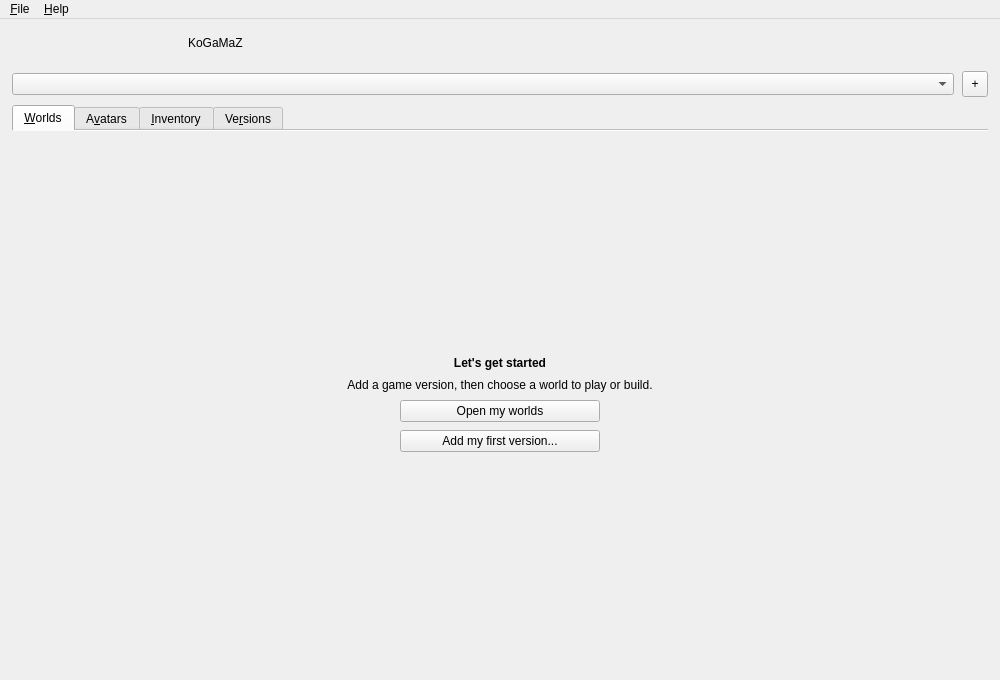
<?xml version='1.0' encoding='utf-8'?>
<ui version="4.0">
 <class>MainWindow</class>
 <widget class="QMainWindow" name="MainWindow">
  <property name="geometry">
   <rect>
    <x>0</x>
    <y>0</y>
    <width>1000</width>
    <height>680</height>
   </rect>
  </property>
  <property name="minimumSize">
   <size>
    <width>760</width>
    <height>520</height>
   </size>
  </property>
  <property name="windowTitle">
   <string>KoGaMaZ</string>
  </property>
  <widget class="QWidget" name="centralwidget">
   <layout class="QVBoxLayout" name="verticalLayout">
    <property name="leftMargin">
     <number>12</number>
    </property>
    <property name="topMargin">
     <number>4</number>
    </property>
    <property name="rightMargin">
     <number>12</number>
    </property>
    <property name="bottomMargin">
     <number>12</number>
    </property>
    <property name="spacing">
     <number>8</number>
    </property>
    <item>
     <widget class="QWidget" name="brandBar">
      <layout class="QHBoxLayout" name="brandLayout">
       <property name="leftMargin">
        <number>0</number>
       </property>
       <property name="topMargin">
        <number>0</number>
       </property>
       <property name="rightMargin">
        <number>0</number>
       </property>
       <property name="bottomMargin">
        <number>0</number>
       </property>
       <property name="spacing">
        <number>8</number>
       </property>
       <item>
        <widget class="QLabel" name="logoLabel">
          <property name="minimumSize">
           <size>
            <width>168</width>
            <height>40</height>
           </size>
          </property>
          <property name="maximumSize">
           <size>
            <width>168</width>
            <height>40</height>
           </size>
          </property>
          <property name="text">
           <string/>
          </property>
          <property name="alignment">
           <set>Qt::AlignLeading|Qt::AlignLeft|Qt::AlignVCenter</set>
          </property>
          <property name="scaledContents">
           <bool>false</bool>
          </property>
        </widget>
       </item>
       <item>
        <widget class="QLabel" name="titleLabel">
         <property name="text">
          <string>KoGaMaZ</string>
         </property>
         <property name="visible">
          <bool>false</bool>
         </property>
        </widget>
       </item>
      </layout>
     </widget>
    </item>
    <item>
     <widget class="QWidget" name="headerBar">
      <layout class="QHBoxLayout" name="headerLayout">
       <property name="leftMargin">
        <number>0</number>
       </property>
       <property name="topMargin">
        <number>0</number>
       </property>
       <property name="rightMargin">
        <number>0</number>
       </property>
       <property name="bottomMargin">
        <number>0</number>
       </property>
       <property name="spacing">
        <number>8</number>
       </property>
       <item>
        <widget class="QComboBox" name="versionCombo">
         <property name="minimumSize">
          <size>
           <width>240</width>
           <height>0</height>
          </size>
         </property>
         <property name="accessibleName">
          <string>Game version</string>
         </property>
         <property name="sizeAdjustPolicy">
          <enum>QComboBox::AdjustToContents</enum>
         </property>
        </widget>
       </item>
       <item>
        <widget class="QToolButton" name="addVersionButton">
         <property name="minimumSize">
          <size>
           <width>26</width>
           <height>26</height>
          </size>
         </property>
         <property name="toolTip">
          <string>Add version</string>
         </property>
         <property name="text">
          <string>+</string>
         </property>
        </widget>
       </item>
     </layout>
     </widget>
    </item>
    <item>
     <widget class="QTabWidget" name="mainTabs">
      <property name="documentMode">
       <bool>true</bool>
      </property>
      <widget class="QWidget" name="playTab">
       <attribute name="title">
        <string>&amp;Worlds</string>
       </attribute>
       <layout class="QVBoxLayout" name="playLayout">
        <property name="leftMargin">
         <number>0</number>
        </property>
        <property name="topMargin">
         <number>8</number>
        </property>
        <property name="rightMargin">
         <number>0</number>
        </property>
        <property name="bottomMargin">
         <number>0</number>
        </property>
        <item>
         <widget class="QStackedWidget" name="playStack">
          <widget class="QWidget" name="welcomePage">
           <layout class="QVBoxLayout" name="welcomeLayout">
            <property name="spacing">
             <number>8</number>
            </property>
            <item>
             <spacer name="welcomeTopSpacer">
              <property name="orientation">
               <enum>Qt::Vertical</enum>
              </property>
              <property name="sizeHint">
               <size>
                <width>20</width>
                <height>40</height>
               </size>
              </property>
             </spacer>
            </item>
            <item>
             <widget class="QLabel" name="welcomeTitle">
              <property name="text">
               <string>Let's get started</string>
              </property>
              <property name="wordWrap">
               <bool>true</bool>
              </property>
              <property name="textFormat">
               <enum>Qt::PlainText</enum>
              </property>
              <property name="font">
               <font>
                                <bold>true</bold>
               </font>
              </property>
              <property name="alignment">
               <set>Qt::AlignCenter</set>
              </property>
             </widget>
            </item>
            <item>
             <widget class="QLabel" name="welcomeDescription">
              <property name="text">
               <string>Add a game version, then choose a world to play or build.</string>
              </property>
              <property name="wordWrap">
               <bool>true</bool>
              </property>
              <property name="textFormat">
               <enum>Qt::PlainText</enum>
              </property>
              <property name="alignment">
               <set>Qt::AlignCenter</set>
              </property>
             </widget>
            </item>
            <item alignment="Qt::AlignHCenter">
             <widget class="QPushButton" name="openWorldsButton">
              <property name="primary" stdset="0">
               <bool>true</bool>
              </property>
              <property name="minimumSize">
               <size>
                <width>200</width>
                <height>0</height>
               </size>
              </property>
              <property name="text">
               <string>Open my worlds</string>
              </property>
             </widget>
            </item>
            <item alignment="Qt::AlignHCenter">
             <widget class="QPushButton" name="firstVersionButton">
              <property name="primary" stdset="0">
               <bool>true</bool>
              </property>
              <property name="minimumSize">
               <size>
                <width>200</width>
                <height>0</height>
               </size>
              </property>
              <property name="text">
               <string>Add my first version...</string>
              </property>
             </widget>
            </item>
            <item>
             <spacer name="welcomeBottomSpacer">
              <property name="orientation">
               <enum>Qt::Vertical</enum>
              </property>
              <property name="sizeHint">
               <size>
                <width>20</width>
                <height>40</height>
               </size>
              </property>
             </spacer>
            </item>
           </layout>
          </widget>
          <widget class="QWidget" name="worldsPage">
           <layout class="QVBoxLayout" name="worldsLayout">
            <property name="leftMargin">
             <number>0</number>
            </property>
            <property name="topMargin">
             <number>0</number>
            </property>
            <property name="rightMargin">
             <number>0</number>
            </property>
            <property name="bottomMargin">
             <number>0</number>
            </property>
           </layout>
          </widget>
         </widget>
        </item>
       </layout>
      </widget>
      <widget class="QWidget" name="avatarsTab">
       <attribute name="title">
        <string>A&amp;vatars</string>
       </attribute>
       <layout class="QVBoxLayout" name="avatarsLayout">
        <property name="leftMargin">
         <number>0</number>
        </property>
        <property name="topMargin">
         <number>8</number>
        </property>
        <property name="rightMargin">
         <number>0</number>
        </property>
        <property name="bottomMargin">
         <number>0</number>
        </property>
       </layout>
      </widget>
      <widget class="QWidget" name="inventoryTab">
       <attribute name="title">
        <string>&amp;Inventory</string>
       </attribute>
       <layout class="QVBoxLayout" name="inventoryLayout">
        <property name="leftMargin">
         <number>0</number>
        </property>
        <property name="topMargin">
         <number>8</number>
        </property>
        <property name="rightMargin">
         <number>0</number>
        </property>
        <property name="bottomMargin">
         <number>0</number>
        </property>
       </layout>
      </widget>
      <widget class="QWidget" name="versionsTab">
       <attribute name="title">
        <string>Ve&amp;rsions</string>
       </attribute>
       <layout class="QVBoxLayout" name="versionsLayout">
        <property name="leftMargin">
         <number>0</number>
        </property>
        <property name="topMargin">
         <number>8</number>
        </property>
        <property name="rightMargin">
         <number>0</number>
        </property>
        <property name="bottomMargin">
         <number>0</number>
        </property>
        <property name="spacing">
         <number>8</number>
        </property>
        <item>
         <widget class="QLineEdit" name="versionSearchLineEdit">
          <property name="placeholderText">
           <string>Search your versions...</string>
          </property>
          <property name="accessibleName">
           <string>Search your versions</string>
          </property>
          <property name="clearButtonEnabled">
           <bool>true</bool>
          </property>
         </widget>
        </item>
        <item>
         <widget class="QLabel" name="versionStatusLabel">
          <property name="wordWrap">
           <bool>true</bool>
          </property>
          <property name="textFormat">
           <enum>Qt::PlainText</enum>
          </property>
         </widget>
        </item>
        <item>
         <widget class="QWidget" name="noVersionsPage">
          <layout class="QVBoxLayout" name="noVersionsLayout">
           <property name="spacing">
            <number>8</number>
           </property>
           <item>
            <spacer name="noVersionsTopSpacer">
             <property name="orientation">
              <enum>Qt::Vertical</enum>
             </property>
             <property name="sizeHint">
              <size>
               <width>20</width>
               <height>40</height>
              </size>
             </property>
            </spacer>
           </item>
           <item>
            <widget class="QLabel" name="noVersionsTitle">
             <property name="text">
              <string>No versions yet</string>
             </property>
             <property name="wordWrap">
              <bool>true</bool>
             </property>
             <property name="textFormat">
              <enum>Qt::PlainText</enum>
             </property>
             <property name="font">
              <font>
                              <bold>true</bold>
              </font>
             </property>
             <property name="alignment">
              <set>Qt::AlignCenter</set>
             </property>
            </widget>
           </item>
           <item>
            <widget class="QLabel" name="noVersionsDescription">
             <property name="text">
              <string>Add a game version to download it and start playing.</string>
             </property>
             <property name="wordWrap">
              <bool>true</bool>
             </property>
             <property name="textFormat">
              <enum>Qt::PlainText</enum>
             </property>
             <property name="alignment">
              <set>Qt::AlignCenter</set>
             </property>
            </widget>
           </item>
           <item alignment="Qt::AlignHCenter">
            <widget class="QPushButton" name="noVersionsButton">
             <property name="primary" stdset="0">
              <bool>true</bool>
             </property>
             <property name="minimumSize">
              <size>
               <width>200</width>
               <height>0</height>
              </size>
             </property>
             <property name="text">
              <string>Add version...</string>
             </property>
            </widget>
           </item>
           <item>
            <spacer name="noVersionsBottomSpacer">
             <property name="orientation">
              <enum>Qt::Vertical</enum>
             </property>
             <property name="sizeHint">
              <size>
               <width>20</width>
               <height>40</height>
              </size>
             </property>
            </spacer>
           </item>
          </layout>
         </widget>
        </item>
        <item>
         <widget class="QListView" name="instancesView">
          <property name="sizePolicy">
           <sizepolicy hsizetype="Expanding" vsizetype="Expanding">
            <horstretch>0</horstretch>
            <verstretch>1</verstretch>
           </sizepolicy>
          </property>
          <property name="accessibleName">
           <string>Installed game versions</string>
          </property>
          <property name="frameShape">
           <enum>QFrame::NoFrame</enum>
          </property>
         </widget>
        </item>
        <item>
         <widget class="QWidget" name="selectedVersionGroup">
          <layout class="QVBoxLayout" name="selectedVersionLayout">
           <property name="leftMargin">
            <number>0</number>
           </property>
           <property name="topMargin">
            <number>0</number>
           </property>
           <property name="rightMargin">
            <number>0</number>
           </property>
           <property name="bottomMargin">
            <number>0</number>
           </property>
           <property name="spacing">
            <number>8</number>
           </property>
           <item>
            <widget class="Line" name="versionActionsLine">
             <property name="orientation">
              <enum>Qt::Horizontal</enum>
             </property>
            </widget>
           </item>
           <item>
            <layout class="QHBoxLayout" name="versionActions">
             <item>
              <widget class="QLabel" name="instanceNameLabel">
               <property name="text">
                <string>No version selected</string>
               </property>
               <property name="textFormat">
                <enum>Qt::PlainText</enum>
               </property>
              </widget>
             </item>
             <item>
              <widget class="QLabel" name="instanceVersionLabel">
               <property name="enabled">
                <bool>false</bool>
               </property>
               <property name="textFormat">
                <enum>Qt::PlainText</enum>
               </property>
              </widget>
             </item>
             <item>
              <spacer name="versionActionsSpacer">
               <property name="orientation">
                <enum>Qt::Horizontal</enum>
               </property>
               <property name="sizeHint">
                <size>
                 <width>20</width>
                 <height>20</height>
                </size>
               </property>
              </spacer>
             </item>
             <item>
              <widget class="QToolButton" name="moreVersionButton">
               <property name="minimumSize">
                <size>
                 <width>26</width>
                 <height>26</height>
                </size>
               </property>
               <property name="toolTip">
                <string>More</string>
               </property>
               <property name="text">
                <string>•••</string>
               </property>
               <property name="popupMode">
                <enum>QToolButton::InstantPopup</enum>
               </property>
               <property name="autoRaise">
                <bool>true</bool>
               </property>
              </widget>
             </item>
             <item>
              <widget class="QPushButton" name="useVersionButton">
               <property name="primary" stdset="0">
                <bool>true</bool>
               </property>
               <property name="minimumSize">
                <size>
                 <width>96</width>
                 <height>0</height>
                </size>
               </property>
               <property name="text">
                <string>Open worlds</string>
               </property>
              </widget>
             </item>
            </layout>
           </item>
          </layout>
         </widget>
        </item>
       </layout>
      </widget>
     </widget>
    </item>
   </layout>
  </widget>
  <widget class="QMenuBar" name="menuBar">
   <widget class="QMenu" name="menuFile">
    <property name="title">
     <string>&amp;File</string>
    </property>
    <addaction name="actionInstall" />
    <addaction name="actionLaunch" />
    <addaction name="separator" />
    <addaction name="actionSettings" />
   </widget>
   <widget class="QMenu" name="menuHelp">
    <property name="title">
     <string>&amp;Help</string>
    </property>
    <addaction name="actionCredits" />
   </widget>
   <addaction name="menuFile" />
   <addaction name="menuHelp" />
  </widget>
  <action name="actionLaunch">
   <property name="text">
    <string>Open worlds</string>
   </property>
   <property name="shortcut">
    <string>Ctrl+Return</string>
   </property>
  </action>
  <action name="actionInstall">
   <property name="text">
    <string>Add version...</string>
   </property>
  </action>
  <action name="actionSettings">
   <property name="text">
    <string>Settings...</string>
   </property>
  </action>
  <action name="actionCredits">
   <property name="text">
    <string>Credits</string>
   </property>
  </action>
  <action name="actionRenameVersion">
   <property name="text">
    <string>Rename</string>
   </property>
  </action>
  <action name="actionDuplicateVersion">
   <property name="text">
    <string>Make a copy</string>
   </property>
  </action>
  <action name="actionShowVersionFolder">
   <property name="text">
    <string>Show in Explorer</string>
   </property>
  </action>
  <action name="actionDeleteVersion">
   <property name="text">
    <string>Delete...</string>
   </property>
  </action>
 </widget>
 <resources />
 <connections />
</ui>
